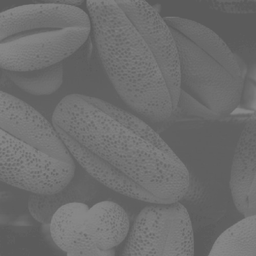
#> input picture 图像处理与可视化/Homework/数字图像处理 01/P1/DIP 3.10 (pollen).tif, 256 x 256 px, shrunk from 889 x 889 before the run
$ python HW01_P1.py
#> lines starting #> are read from the running program, lines starting #| are printed output that depends on the picture
#> in in_and_out, input_image is the input picture: PIL image 256x256 L; min 89, max 136, mean 109.1
import numpy as np
from PIL import Image
import matplotlib.pyplot as plt

# 定义 Piecewise_Linear_Transformation 函数
def piecewise_linear_transformation(r, r1, r2, s1, s2, L=256):
    """
    对给定的灰度值 r 应用分段线性对比度拉伸变换.

    :param r: 输入的灰度值，要求是 [0, L-1] 范围内的整数
    :param r1: 第一个输入灰度分段阈值，要求满足 0 <= r1 < r2 < L-1
    :param r2: 第二个输入灰度分段阈值
    :param s1: 第一个输出灰度值，映射到 r1
    :param s2: 第二个输出灰度值，映射到 r2
    :param L: 灰度级别, 默认值为 256, 表示输入图像的灰度范围是 [0, 255]

    :return: 对应的输出灰度值 s, 若输入灰度值 r 无效，则返回 None
    """

    # 检查输入灰度值 r 是否在 [0, L-1] 范围内
    if not (0 <= r <= L - 1):
        print(f"Invalid input intensity value r = {r}, should be an integer within [0,{L-1}]")
        return None

    # 第一段: 对应 0 <= r <= r1 的灰度值线性映射
    if 0 <= r <= r1:
        return (s1 / r1) * r

    # 第二段: 对应 r1 < r <= r2 的灰度值线性映射
    elif r1 < r <= r2:
        return s1 + ((s2 - s1) / (r2 - r1)) * (r - r1)

    # 第三段: 对应 r2 < r <= L-1 的灰度值线性映射
    elif r2 < r <= L - 1:
        return s2 + ((L - 1 - s2) / (L - 1 - r2)) * (r - r2)

    # 默认情况下不会进入此分支，但为了安全性也处理一下无效输入
    else:
        print(f"Unexpected input value r = {r}")
        return None

# 应用分段线性变换到整个图像
def apply_contrast_stretching(image, r1, r2, s1, s2, L=256):
    """
    将分段线性变换应用到输入的灰度图像.
    :param image: 输入灰度图像的二维numpy数组
    :param r1, r2, s1, s2: 变换中的阈值和输出值
    :param L: 灰度值的级数，默认为 256
    :return: 经过对比度拉伸的图像
    """
#> called with r1 = 96, r2 = 160, s1 = 32, s2 = 224, L = 256
    # 获取图像的尺寸
    height, width = image.shape
#> height = 256; width = 256
    print(f"height = {height}, width = {width}")
#| height = 256, width = 256

    # 创建新的图像数组用于存储输出图像
    stretched_image = np.zeros_like(image, dtype=np.uint8)

    # 对每个像素应用分段线性变换
    for i in range(height):
        for j in range(width):
            stretched_image[i, j] = piecewise_linear_transformation(image[i, j], r1, r2, s1, s2, L)
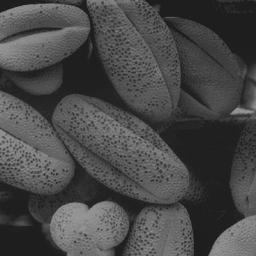
#> stretched_image: shape (256, 256); min 29, max 152, mean 72.3

    return stretched_image

# 读取图像，应用对比度拉伸，并显示结果
def in_and_out(image_name, a1=3/8, a2=5/8, b1=1/8, b2=7/8):
    """
    读取图像，应用分段线性对比度拉伸，并显示和保存结果。
    :param image_name: 输入图像的文件名
    :param a1, a2: 输入灰度值比例（默认为图像灰度范围的 3/8 到 5/8 之间）
    :param b1, b2: 输出灰度值比例（默认为图像灰度范围的 1/8 到 7/8 之间）
    """

    # 读取灰度图像
    input_image = Image.open(image_name).convert("L")
    image_array = np.array(input_image)

    # 获取灰度值的级数 L
    L = 256  # 假设输入图像是8位灰度图像，灰度级别为256

    # 定义对比度拉伸参数
    r1 = max(a1 * L, 0)  # 确保 r1 不小于 0
    r2 = min(a2 * L, L - 1)  # 确保 r2 不超过 L-1
    s1 = max(b1 * L, 0)  # 确保 s1 不小于 0
    s2 = min(b2 * L, L - 1)  # 确保 s2 不超过 L-1
    print(f"[r1, r2] = [{r1}, {r2}], [s1, s2] = [{s1}, {s2}]")

    # 应用分段线性对比度拉伸
    stretched_image = apply_contrast_stretching(image_array, r1, r2, s1, s2, L)

    # 转换为PIL图像
    output_image = Image.fromarray(stretched_image)

    # 显示原始图像和拉伸后的图像
    plt.figure(figsize=(10, 5))

    plt.subplot(1, 2, 1)
    plt.title("Original Image")
    plt.imshow(input_image, cmap="gray", vmin=0, vmax=255)
    plt.axis("off")

    plt.subplot(1, 2, 2)
    plt.title("Contrast Stretched Image")
    plt.imshow(output_image, cmap="gray", vmin=0, vmax=255)
    plt.axis("off")

    plt.show()
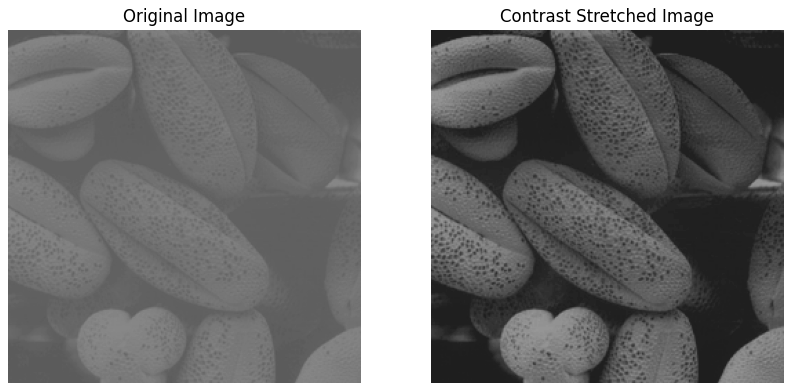
#> figure drawn by matplotlib, 2 panels

    # 保存拉伸后的图像
    output_image.save('Contrast_Streched_'+ str(image_name))

# 主函数
def main():
    """
    主函数，用于运行对比度拉伸算法。
    """
    # 调用 in_and_out 函数处理图像
    in_and_out("DIP 3.10 (pollen).tif")

if __name__ == "__main__":
    main()

$ run again, with 图像处理与可视化/Homework/数字图像处理 01/P1/HW01_P1.png saved as 图像处理与可视化/Homework/数字图像处理 01/P1/DIP 3.10 (pollen).tif
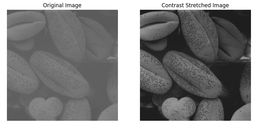
#> input picture 图像处理与可视化/Homework/数字图像处理 01/P1/HW01_P1.png, 256 x 128 px, shrunk from 814 x 407 before the run
#| height = 128, width = 256
#> after the loop in apply_contrast_stretching, `for i in range(height):`:
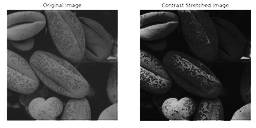
#> stretched_image: shape (128, 256); min 4, max 255, mean 103.6
#> in in_and_out, `plt.show()`:
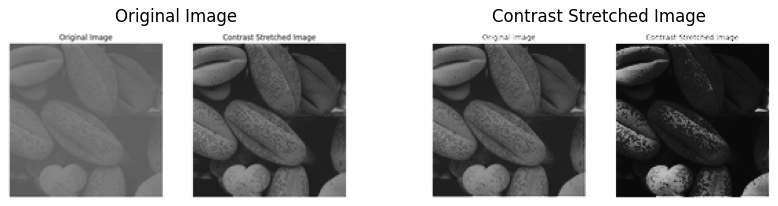
#> figure drawn by matplotlib, 2 panels
